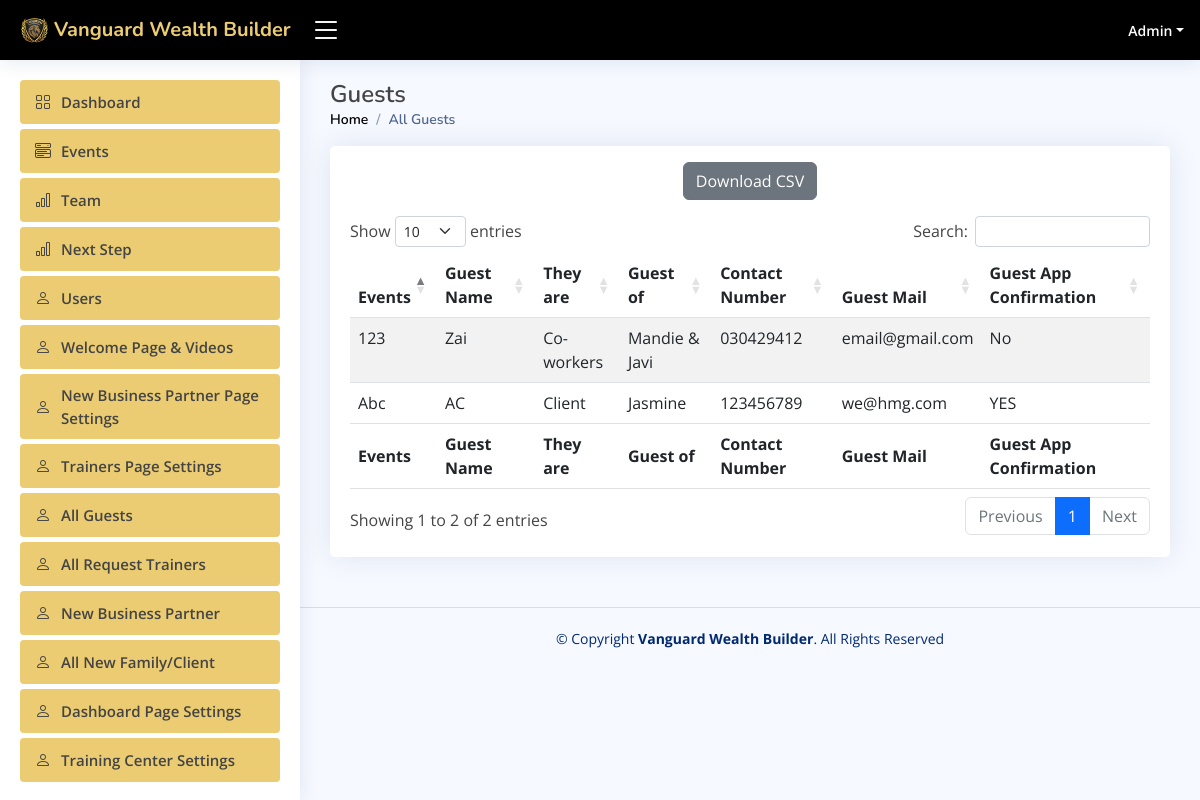
Page /admin/all_guest.php (signed in) on the committed database.
### tables this page shows
CREATE TABLE `users` (
  `id` int(11) NOT NULL,
  `user_type` int(11) NOT NULL DEFAULT '0' COMMENT '0=user,1=admin',
  `fname` varchar(50) DEFAULT NULL,
  `lname` varchar(150) DEFAULT NULL,
  `agent_code` int(150) DEFAULT NULL,
  `email` varchar(50) DEFAULT NULL,
  `phone` varchar(100) DEFAULT NULL,
  `business_patner` varchar(150) DEFAULT NULL,
  `us_states` varchar(150) DEFAULT NULL,
  `password` varchar(255) DEFAULT NULL,
  `status` int(11) NOT NULL DEFAULT '0' COMMENT '1=active,0=block',
  `reset_token` varchar(10) DEFAULT NULL,
  `image_path` varchar(255) DEFAULT NULL,
  `notes` text,
  `address` text,
  `create_date` datetime DEFAULT NULL,
  `updated_date` datetime DEFAULT NULL
);

CREATE TABLE `add_guest` (
  `id` int(150) NOT NULL,
  `events` varchar(250) DEFAULT NULL,
  `guest_name` varchar(250) DEFAULT NULL,
  `they_are` varchar(250) DEFAULT NULL,
  `guest_of` varchar(250) DEFAULT NULL,
  `contact_number` varchar(250) DEFAULT NULL,
  `guest_mail` varchar(250) DEFAULT NULL,
  `guest_app_confirm` varchar(250) DEFAULT NULL
);

### serverside/functions.php (called while the page is built, shortened)
<?php
require_once 'crud.php';
class Functions
{
    private $db;
    function __construct()
    {
        $this->db = new Database();
        $this->db->connect();
    }
    function getSingleUser($id)
    {
        $sql = "select * from users where id='$id'";
        if ($this->db->sql($sql)) {
            return $this->db->getResult();
        }
    }
    function getAllGuests()
    {
        $sql = "select * from `add_guest`";
        if ($this->db->sql($sql)) {
            return $this->db->getResult();
        }
    }
}

### serverside/crud.php (called while the page is built, shortened)
<?php
class Database {
       private $db_host = "localhost";
       private $db_user = "root";
       private $db_pass = "";
       private $db_name = "wanguard";
    private $con = false;
    private $myconn = "";
    private $result = array();
    public function connect() {
        if (!$this->con) {
            $this->myconn = new mysqli($this->db_host, $this->db_user, $this->db_pass, $this->db_name);
            if ($this->myconn->connect_errno > 0) {
                array_push($this->result, $this->myconn->connect_error);
                return false;
            } else {
                $this->con = true;
                return true;
            }
        } else {
            return true;
        }
    }
    public function sql($sql) {
        $this->result = array();
        $query = $this->myconn->query($sql);
        if ($query) {
            $this->numResults = 0;
            if (isset($query->num_rows) && ( $query->num_rows > 0)) {
                $this->numResults = $query->num_rows;
            }
            for ($i = 0; $i < $this->numResults; $i++) {
                $r = $query->fetch_array();
                $key = array_keys($r);
                for ($x = 0; $x < count($key); $x++) {
                    if (!is_int($key[$x])) {
                        if ($query->num_rows >= 1) {
                            $this->result[$i][$key[$x]] = $r[$key[$x]];
                        } else {
                            $this->result = null;
                        }
                    }
                }
            }
            return true;
        } else {
            array_push($this->result, $this->myconn->error);
            return false;
        }
    }
    public function getResult() {
        $val = $this->result;
        $this->result = array();
        return $val;
    }
}

### admin/all_guest.php (the view, shortened to what this page needs)
<?php
include_once "includes/dashboard-header.php";
$func=new Functions();
$all_guests=$func->getAllGuests();
?>
    <main id="main" class="main">
        <div class="pagetitle">
            <h1>Guests</h1>
            <nav>
                <ol class="breadcrumb">
                    <li class="breadcrumb-item"><a href="index">Home</a></li>
                    <li class="breadcrumb-item active">All Guests</li>
                </ol>
            </nav>
        </div>
        <section class="section">
            <div class="row">
                <div class="col-lg-12">
                    <div class="card">
                        <div class="card-body">
                            <div class="text-center">
                                <button class="btn btn-secondary my-3" id="download_csv">Download CSV</button>
                            </div>
                            <table id="all_guests" class="table table-striped" style="width:100%">
                                <thead>
                                <tr>
                                    <th>Events</th>
                                    <th>Guest Name</th>
                                    <th>They are</th>
                                    <th>Guest of</th>
                                    <th>Contact Number</th>
                                    <th>Guest Mail</th>
                                    <th>Guest App Confirmation</th>
                                </tr>
                                </thead>
                                <tbody>
                                <?php
                                foreach ($all_guests as $all_guest){
                                    ?>
                                    <tr>
                                        <td><?= $all_guest['events'] ?></td>
                                        <td><?= $all_guest['guest_name'] ?></td>
                                        <td><?= $all_guest['they_are'] ?></td>
                                        <td><?= $all_guest['guest_of'] ?></td>
                                        <td><?= $all_guest['contact_number'] ?></td>
                                        <td><?= $all_guest['guest_mail'] ?></td>
                                        <td><?= $all_guest['guest_app_confirm'] ?></td>
                                    </tr>
                                    <?php
                                }
                                ?>
                                </tbody>
                                <tfoot>
                                <tr>
                                    <th>Events</th>
                                    <th>Guest Name</th>
                                    <th>They are</th>
                                    <th>Guest of</th>
                                    <th>Contact Number</th>
                                    <th>Guest Mail</th>
                                    <th>Guest App Confirmation</th>
                                </tr>
                                </tfoot>
                            </table>
                        </div>
                    </div>
                </div>
            </div>
        </section>
    </main>
<?php include_once "includes/dashboard-footer.php" ?>

### admin/includes/dashboard-header.php (shortened to what this page needs)
<?php
include_once "../serverside/functions.php";
    ?>
    <?php
$func = new Functions();
$users1 = $func->getSingleUser($_SESSION['user_id']);
if (!empty($users1)) {
    $user1 = $users1[0];
}
?>
<!DOCTYPE html>
<html lang="en">
<head>
    <link href="assets/vendor/bootstrap/css/bootstrap.min.css" rel="stylesheet">
    <link href="assets/vendor/bootstrap-icons/bootstrap-icons.css" rel="stylesheet">
    <link href="assets/vendor/boxicons/css/boxicons.min.css" rel="stylesheet">
    <link href="assets/vendor/quill/quill.snow.css" rel="stylesheet">
    <link href="assets/vendor/quill/quill.bubble.css" rel="stylesheet">
    <link href="assets/vendor/remixicon/remixicon.css" rel="stylesheet">
    <link href="assets/vendor/simple-datatables/style.css" rel="stylesheet">
    <link rel="stylesheet" href="https://cdnjs.cloudflare.com/ajax/libs/font-awesome/4.7.0/css/font-awesome.min.css">
    <link href="assets/css/style.css" rel="stylesheet">
    <link rel="stylesheet" href="https://cdn.datatables.net/1.13.6/css/dataTables.bootstrap5.min.css">
</head>
<body>
<header id="header" class="header fixed-top d-flex align-items-center">
    <div class="d-flex align-items-center justify-content-between">
        <a href="index" class="logo d-flex align-items-center">
            <img src="./assets/img/logo.png" alt="">
            <span class="d-none d-lg-block">Vanguard Wealth Builder</span>
        </a>
        <i class="bi bi-list toggle-sidebar-btn"></i>
    </div>
    <nav class="header-nav ms-auto">
        <ul class="d-flex align-items-center">
            <li class="nav-item dropdown pe-3">
                <a class="nav-link nav-profile d-flex align-items-center pe-0" href="#" data-bs-toggle="dropdown">
                    <span class="d-none d-md-block dropdown-toggle ps-2"><?= $user1['fname'] ?></span>
                </a>
            </li>
        </ul>
    </nav>
</header>
<aside id="sidebar" class="sidebar">
    <ul class="sidebar-nav" id="sidebar-nav">
        <li class="nav-item">
            <a class="nav-link" href="index">
                <i class="bi bi-grid"></i>
                <span>Dashboard</span>
            </a>
        </li>
        <li class="nav-item">
            <a class="nav-link" href="events">
                <i class="bi bi-menu-button-wide"></i>
                <span>Events</span>
            </a>
        </li>
        <li class="nav-item">
            <a class="nav-link" href="teams">
                <i class="bi bi-bar-chart"></i>
                <span>Team</span>
            </a>
        </li>
        <li class="nav-item">
            <a class="nav-link" href="next_step">
                <i class="bi bi-bar-chart"></i>
                <span>Next Step</span>
            </a>
        </li>
        <li class="nav-item">
            <a class="nav-link" href="users">
                <i class="bi bi-person"></i>
                <span>Users</span>
            </a>
        </li>
        <li class="nav-item">
            <a class="nav-link" href="welcome">
                <i class="bi bi-person"></i>
                <span>Welcome Page & Videos</span>
            </a>
        </li>
        <li class="nav-item">
            <a class="nav-link" href="new_business_partner">
                <i class="bi bi-person"></i>
                <span>New Business Partner Page Settings</span>
            </a>
        </li>
        <li class="nav-item">
            <a class="nav-link" href="trainers_page_setting">
                <i class="bi bi-person"></i>
                <span>Trainers Page Settings</span>
            </a>
        </li>
        <li class="nav-item">
            <a class="nav-link" href="all_guest">
                <i class="bi bi-person"></i>
                <span>All Guests</span>
            </a>
        </li>
        <li class="nav-item">
            <a class="nav-link" href="request_trainer">
                <i class="bi bi-person"></i>
                <span>All Request Trainers</span>
            </a>
        </li>
        <li class="nav-item">
            <a class="nav-link" href="business_partners">
                <i class="bi bi-person"></i>
                <span>New Business Partner</span>
            </a>
        </li>
        <li class="nav-item">
            <a class="nav-link" href="new_client">
                <i class="bi bi-person"></i>
                <span>All New Family/Client </span>
            </a>
        </li>
        <li class="nav-item">
            <a class="nav-link" href="dashboard_page-settings">
                <i class="bi bi-person"></i>
                <span>Dashboard Page Settings</span>
            </a>
        </li>
        <li class="nav-item">
            <a class="nav-link" href="training_center_settings">
                <i class="bi bi-person"></i>
                <span>Training Center Settings</span>
            </a>
        </li>
    </ul>
</aside>

### admin/assets/css/style.css (style rules this page uses)
:root { scroll-behavior: smooth; }
body { font-family: "Open Sans", sans-serif; background: #f6f9ff; color: #444444; }
a { color: #4154f1; text-decoration: none; }
h1, h2, h3, h4, h5, h6 { font-family: "Nunito", sans-serif; }
#main { margin-top: 60px; padding: 20px 30px; transition: all 0.3s; }
.pagetitle { margin-bottom: 10px; }
.pagetitle h1 { font-size: 24px; margin-bottom: 0; font-weight: 600; }
.card { margin-bottom: 30px; border: none; border-radius: 5px; box-shadow: 0px 0 30px rgba(1, 41, 112, 0.1); }
.card-body { padding: 0 20px 20px 20px; }
.breadcrumb { font-size: 14px; font-family: "Nunito", sans-serif; color: #899bbd; font-weight: 600; }
.breadcrumb a { color: black; transition: 0.3s; }
.breadcrumb .breadcrumb-item::before { color: #899bbd; }
.breadcrumb .active { color: #51678f; font-weight: 600; }
.logo { line-height: 1; }
@media (min-width: 1200px) { .logo { width: 280px; } }
.logo img { max-height: 26px; margin-right: 6px; }
.logo span { font-size: 20px; font-weight: 700; color: #EBCC72; font-family: "Nunito", sans-serif; }
.header { transition: all 0.5s; z-index: 997; height: 60px; box-shadow: 0px 2px 20px rgba(1, 41, 112, 0.1); background-color: black; padding-left: 20px; }
.header .toggle-sidebar-btn { font-size: 32px; padding-left: 10px; cursor: pointer; color: white; }
.header-nav ul { list-style: none; }
.header-nav>ul { margin: 0; padding: 0; }
.header-nav .nav-profile { color: white; }
.header-nav .nav-profile span { font-size: 14px; font-weight: 600; }
.sidebar { position: fixed; top: 60px; left: 0; bottom: 0; width: 300px; z-index: 996; transition: all 0.3s; padding: 20px; overflow-y: auto; scrollbar-width: thin; scrollbar-color: #aab7cf transparent; box-shadow: 0px 0px 20px rgba(1, 41, 112, 0.1); background-color: #fff; }
@media (min-width: 1200px) { #main, #footer { margin-left: 300px; } }
.sidebar-nav { padding: 0; margin: 0; list-style: none; }
.sidebar-nav li { padding: 0; margin: 0; list-style: none; }
.sidebar-nav .nav-item { margin-bottom: 5px; }
.sidebar-nav .nav-link { display: flex; align-items: center; font-size: 15px; font-weight: 600; transition: 0.3; background: #EBCC72; padding: 10px 15px; border-radius: 4px; }
.sidebar-nav .nav-link i { font-size: 16px; margin-right: 10px; }

### rows in the picture
users: fname "Admin"
add_guest: events "123", guest_name "Zai", they_are "Co-workers", guest_of "Mandie & Javi", contact_number "030429412", guest_mail "email@gmail.com", guest_app_confirm "No"
add_guest: events "Abc", guest_name "AC", they_are "Client", guest_of "Jasmine", contact_number "123456789", guest_mail "we@hmg.com", guest_app_confirm "YES"
